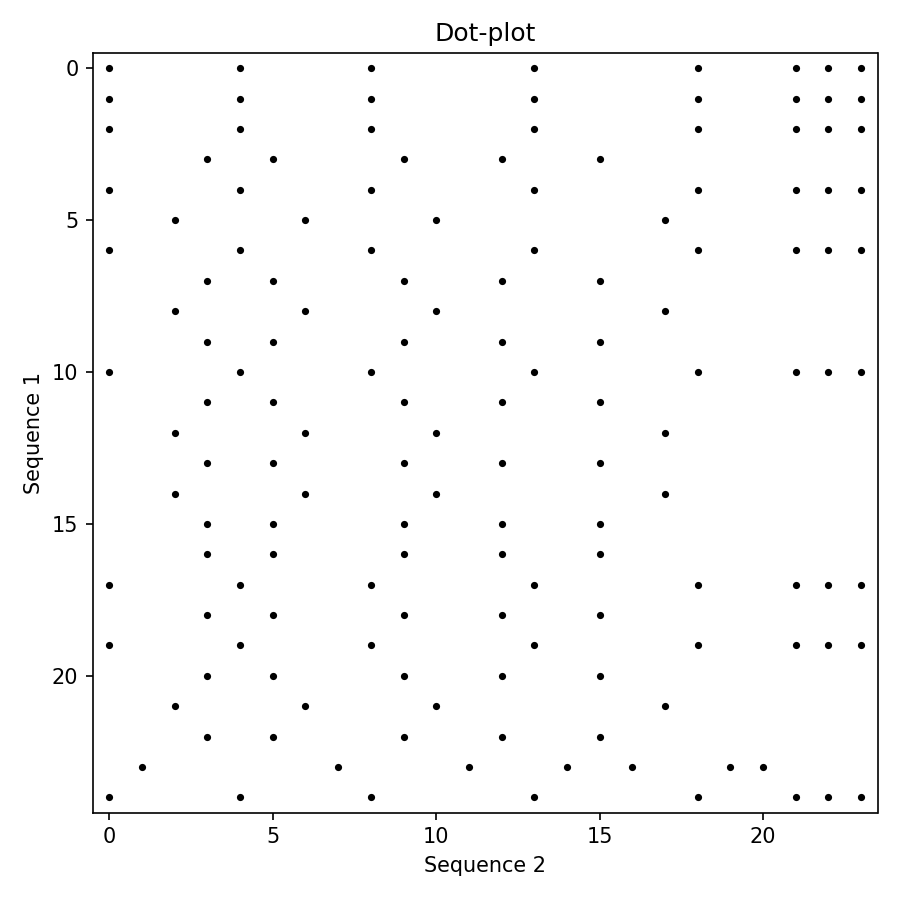

This chart was generated by the following Python code:
import matplotlib.pyplot as plt


def save_dotplot(s1, s2, filepath, dot_color='black', figsize=(6, 6)):
    n, m = len(s1), len(s2)
    xs, ys = [], []
    for i, a in enumerate(s1):
        for j, b in enumerate(s2):
            if a == b:
                xs.append(j)
                ys.append(n - 1 - i)

    plt.figure(figsize=figsize)
    plt.scatter(xs, ys, s=6, c=dot_color)
    plt.xlim(-0.5, m - 0.5)
    plt.ylim(-0.5, n - 0.5)
    plt.xlabel('Sequence 2')
    plt.ylabel('Sequence 1')
    plt.title('Dot-plot')
    plt.gca().invert_yaxis()
    plt.tight_layout()
    plt.savefig(filepath, dpi=150)
    plt.close()
